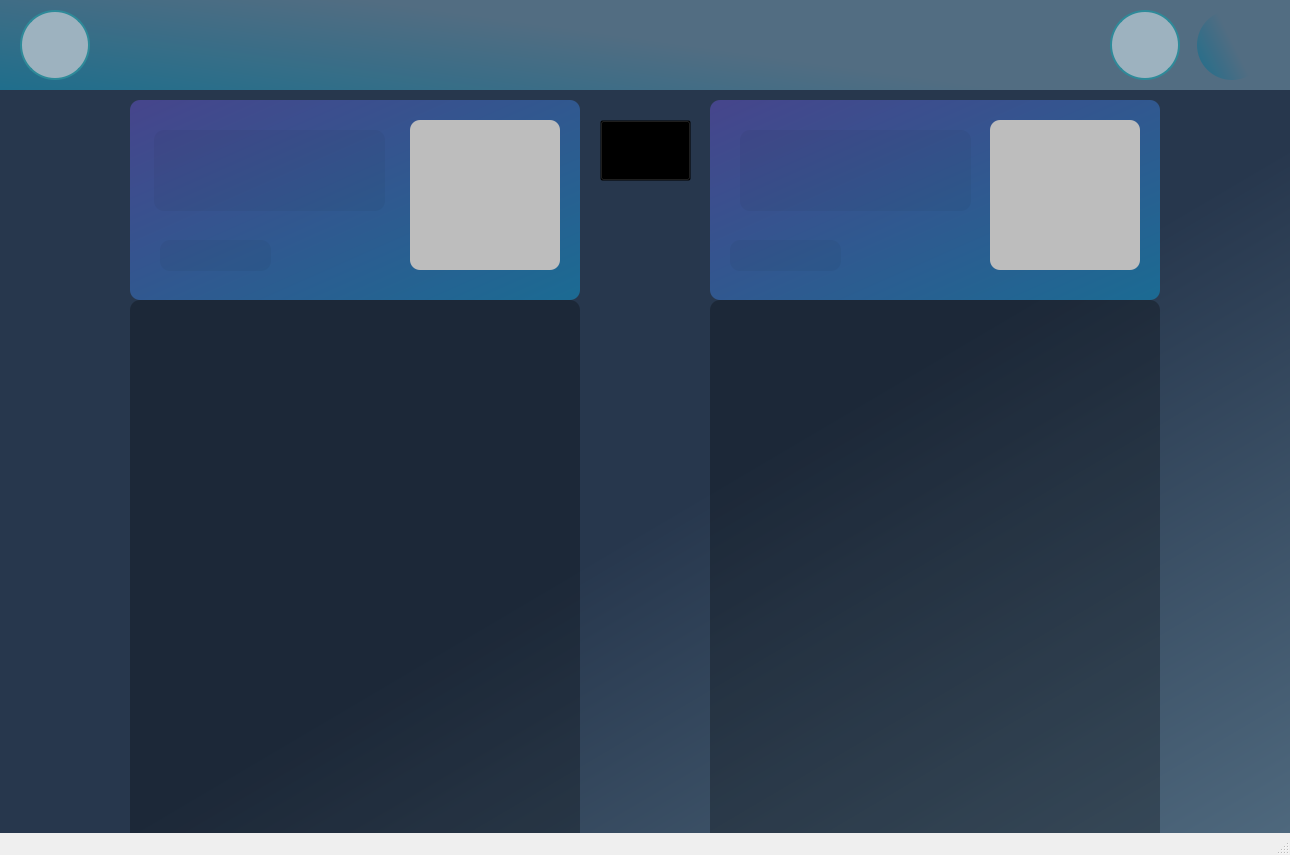
<?xml version="1.0" encoding="UTF-8"?>
<ui version="4.0">
 <class>MainWindow</class>
 <widget class="QMainWindow" name="MainWindow">
  <property name="geometry">
   <rect>
    <x>0</x>
    <y>0</y>
    <width>1290</width>
    <height>855</height>
   </rect>
  </property>
  <property name="windowTitle">
   <string>MainWindow</string>
  </property>
  <widget class="QWidget" name="centralwidget">
   <widget class="QWidget" name="widget" native="true">
    <property name="geometry">
     <rect>
      <x>0</x>
      <y>0</y>
      <width>1290</width>
      <height>900</height>
     </rect>
    </property>
    <property name="font">
     <font>
      <pointsize>10</pointsize>
     </font>
    </property>
    <property name="styleSheet">
     <string notr="true">background-color: qlineargradient(spread:pad, x1:0.358, y1:0.244, x2:1, y2:1, stop:0.353234 rgba(39, 55, 77, 255), stop:1 rgba(82, 109, 130, 255))
</string>
    </property>
    <widget class="QWidget" name="widget_2" native="true">
     <property name="geometry">
      <rect>
       <x>710</x>
       <y>300</y>
       <width>450</width>
       <height>631</height>
      </rect>
     </property>
     <property name="styleSheet">
      <string notr="true">QWidget{
	background-color: rgb(0, 0, 0, 70);
	border-radius: 10px;
}

QWidget:hover{
	background-color: rgba(71, 78, 104, 50);

}</string>
     </property>
     <widget class="QScrollArea" name="scrollAreaDetails">
      <property name="geometry">
       <rect>
        <x>0</x>
        <y>0</y>
        <width>450</width>
        <height>631</height>
       </rect>
      </property>
      <property name="font">
       <font>
        <pointsize>10</pointsize>
       </font>
      </property>
      <property name="styleSheet">
       <string notr="true">color: rgb(157, 178, 191);
background-color: rgba(0, 0, 0, 0);
border-color: rgba(0, 0, 0, 0);</string>
      </property>
      <property name="widgetResizable">
       <bool>true</bool>
      </property>
      <widget class="QWidget" name="scrollAreaWidgetContents">
       <property name="geometry">
        <rect>
         <x>0</x>
         <y>0</y>
         <width>450</width>
         <height>631</height>
        </rect>
       </property>
      </widget>
     </widget>
    </widget>
    <widget class="QWidget" name="widget_3" native="true">
     <property name="geometry">
      <rect>
       <x>130</x>
       <y>300</y>
       <width>450</width>
       <height>631</height>
      </rect>
     </property>
     <property name="styleSheet">
      <string notr="true">QWidget{
	background-color: rgb(0, 0, 0, 70);
	border-radius: 10px;
}

QWidget:hover{
	background-color: rgba(71, 78, 104, 50);

}</string>
     </property>
     <widget class="QScrollArea" name="scrollAreaDetails_2">
      <property name="geometry">
       <rect>
        <x>0</x>
        <y>0</y>
        <width>450</width>
        <height>631</height>
       </rect>
      </property>
      <property name="font">
       <font>
        <pointsize>10</pointsize>
       </font>
      </property>
      <property name="styleSheet">
       <string notr="true">color: rgb(157, 178, 191);
background-color: rgba(0, 0, 0, 0);
border-color: rgba(0, 0, 0, 0);</string>
      </property>
      <property name="widgetResizable">
       <bool>true</bool>
      </property>
      <widget class="QWidget" name="scrollAreaWidgetContents_2">
       <property name="geometry">
        <rect>
         <x>0</x>
         <y>0</y>
         <width>450</width>
         <height>631</height>
        </rect>
       </property>
      </widget>
     </widget>
    </widget>
    <widget class="QWidget" name="widget_4" native="true">
     <property name="geometry">
      <rect>
       <x>0</x>
       <y>0</y>
       <width>1290</width>
       <height>90</height>
      </rect>
     </property>
     <property name="styleSheet">
      <string notr="true"> background-color: qlineargradient(spread:pad, x1:0.776, y1:0.614091, x2:0, y2:0.999682, stop:0.19403 rgba(82, 109, 130, 255), stop:1 rgba(31, 110, 140, 255))</string>
     </property>
     <widget class="QLabel" name="label">
      <property name="geometry">
       <rect>
        <x>1197</x>
        <y>10</y>
        <width>70</width>
        <height>70</height>
       </rect>
      </property>
      <property name="styleSheet">
       <string notr="true">border-radius: 35px;</string>
      </property>
      <property name="text">
       <string/>
      </property>
      <property name="pixmap">
       <pixmap>logo app.png</pixmap>
      </property>
      <property name="scaledContents">
       <bool>true</bool>
      </property>
     </widget>
     <widget class="QPushButton" name="goHomeBtn">
      <property name="geometry">
       <rect>
        <x>1110</x>
        <y>10</y>
        <width>70</width>
        <height>70</height>
       </rect>
      </property>
      <property name="styleSheet">
       <string notr="true">QPushButton{
	background-color: rgb(157, 178, 191);
	border-radius: 35px;
	border : 2px solid black;
	border-color: rgb(46, 138, 153);
}

QPushButton:hover{
	background-color: rgb(132, 167, 161);
	border : 3px solid black;
	border-color: rgb(100, 204, 197)
}
</string>
      </property>
      <property name="text">
       <string/>
      </property>
      <property name="icon">
       <iconset>
        <normaloff>home.png</normaloff>home.png</iconset>
      </property>
      <property name="iconSize">
       <size>
        <width>50</width>
        <height>50</height>
       </size>
      </property>
     </widget>
     <widget class="QPushButton" name="profileInfoBtn">
      <property name="geometry">
       <rect>
        <x>20</x>
        <y>10</y>
        <width>70</width>
        <height>70</height>
       </rect>
      </property>
      <property name="styleSheet">
       <string notr="true">QPushButton{
	background-color: rgb(157, 178, 191);
	border-radius: 35px;
	border : 2px solid black;
	border-color: rgb(46, 138, 153);
}

QPushButton:hover{
	background-color: rgb(132, 167, 161);
	border : 3px solid black;
	border-color: rgb(100, 204, 197)
}
</string>
      </property>
      <property name="text">
       <string/>
      </property>
      <property name="icon">
       <iconset>
        <normaloff>profile.png</normaloff>profile.png</iconset>
      </property>
      <property name="iconSize">
       <size>
        <width>50</width>
        <height>50</height>
       </size>
      </property>
     </widget>
    </widget>
    <widget class="QWidget" name="widget_5" native="true">
     <property name="geometry">
      <rect>
       <x>710</x>
       <y>100</y>
       <width>450</width>
       <height>200</height>
      </rect>
     </property>
     <property name="styleSheet">
      <string notr="true">background-color: qlineargradient(spread:pad, x1:0, y1:0, x2:1, y2:1, stop:0 rgba(70, 69, 140, 255), stop:1 rgba(27, 107, 147, 255));
border-radius: 10px;</string>
     </property>
     <widget class="QLabel" name="photoProduct1">
      <property name="geometry">
       <rect>
        <x>280</x>
        <y>20</y>
        <width>150</width>
        <height>150</height>
       </rect>
      </property>
      <property name="styleSheet">
       <string notr="true">background-color: rgb(189, 189, 189);</string>
      </property>
      <property name="text">
       <string/>
      </property>
      <property name="scaledContents">
       <bool>true</bool>
      </property>
     </widget>
     <widget class="QLabel" name="nameProduct1">
      <property name="geometry">
       <rect>
        <x>30</x>
        <y>30</y>
        <width>231</width>
        <height>81</height>
       </rect>
      </property>
      <property name="styleSheet">
       <string notr="true">background-color: rgba(0, 0, 0, 10);</string>
      </property>
      <property name="text">
       <string/>
      </property>
      <property name="wordWrap">
       <bool>true</bool>
      </property>
     </widget>
     <widget class="QLabel" name="priceProduct1">
      <property name="geometry">
       <rect>
        <x>20</x>
        <y>140</y>
        <width>111</width>
        <height>31</height>
       </rect>
      </property>
      <property name="styleSheet">
       <string notr="true">background-color: rgba(0, 0, 0, 10);
</string>
      </property>
      <property name="text">
       <string/>
      </property>
      <property name="wordWrap">
       <bool>true</bool>
      </property>
     </widget>
     <widget class="QWidget" name="widget_11" native="true">
      <property name="geometry">
       <rect>
        <x>0</x>
        <y>0</y>
        <width>451</width>
        <height>201</height>
       </rect>
      </property>
      <property name="styleSheet">
       <string notr="true">QWidget{
	background-color: rgba(0, 0, 0, 0);;
}

QWidget:hover{
	background-color: rgba(0, 0, 0, 50);;
}</string>
      </property>
     </widget>
    </widget>
    <widget class="QWidget" name="widget_9" native="true">
     <property name="geometry">
      <rect>
       <x>130</x>
       <y>100</y>
       <width>450</width>
       <height>200</height>
      </rect>
     </property>
     <property name="styleSheet">
      <string notr="true">background-color: qlineargradient(spread:pad, x1:0, y1:0, x2:1, y2:1, stop:0 rgba(70, 69, 140, 255), stop:1 rgba(27, 107, 147, 255));
border-radius: 10px;</string>
     </property>
     <widget class="QLabel" name="photoProduct2">
      <property name="geometry">
       <rect>
        <x>280</x>
        <y>20</y>
        <width>150</width>
        <height>150</height>
       </rect>
      </property>
      <property name="styleSheet">
       <string notr="true">background-color: rgb(189, 189, 189);</string>
      </property>
      <property name="text">
       <string/>
      </property>
      <property name="scaledContents">
       <bool>true</bool>
      </property>
     </widget>
     <widget class="QLabel" name="nameProduct2">
      <property name="geometry">
       <rect>
        <x>24</x>
        <y>30</y>
        <width>231</width>
        <height>81</height>
       </rect>
      </property>
      <property name="styleSheet">
       <string notr="true">background-color: rgba(0, 0, 0, 10);</string>
      </property>
      <property name="text">
       <string/>
      </property>
      <property name="wordWrap">
       <bool>true</bool>
      </property>
     </widget>
     <widget class="QLabel" name="priceProduct2">
      <property name="geometry">
       <rect>
        <x>30</x>
        <y>140</y>
        <width>111</width>
        <height>31</height>
       </rect>
      </property>
      <property name="styleSheet">
       <string notr="true">background-color: rgba(0, 0, 0, 10);</string>
      </property>
      <property name="text">
       <string/>
      </property>
      <property name="wordWrap">
       <bool>true</bool>
      </property>
     </widget>
     <widget class="QWidget" name="widget_10" native="true">
      <property name="geometry">
       <rect>
        <x>0</x>
        <y>0</y>
        <width>451</width>
        <height>201</height>
       </rect>
      </property>
      <property name="styleSheet">
       <string notr="true">QWidget{
	background-color: rgba(0, 0, 0, 0);;
}

QWidget:hover{
	background-color: rgba(0, 0, 0, 50);;
}</string>
      </property>
     </widget>
    </widget>
    <widget class="QPushButton" name="clearCompareList">
     <property name="geometry">
      <rect>
       <x>600</x>
       <y>120</y>
       <width>91</width>
       <height>61</height>
      </rect>
     </property>
     <property name="styleSheet">
      <string notr="true">background-color: rgba(0, 0, 0, 0);
</string>
     </property>
     <property name="text">
      <string/>
     </property>
     <property name="icon">
      <iconset>
       <normaloff>delete.png</normaloff>delete.png</iconset>
     </property>
     <property name="iconSize">
      <size>
       <width>63</width>
       <height>46</height>
      </size>
     </property>
    </widget>
   </widget>
  </widget>
  <widget class="QMenuBar" name="menubar">
   <property name="geometry">
    <rect>
     <x>0</x>
     <y>0</y>
     <width>1290</width>
     <height>26</height>
    </rect>
   </property>
  </widget>
  <widget class="QStatusBar" name="statusbar"/>
 </widget>
 <resources/>
 <connections/>
</ui>
